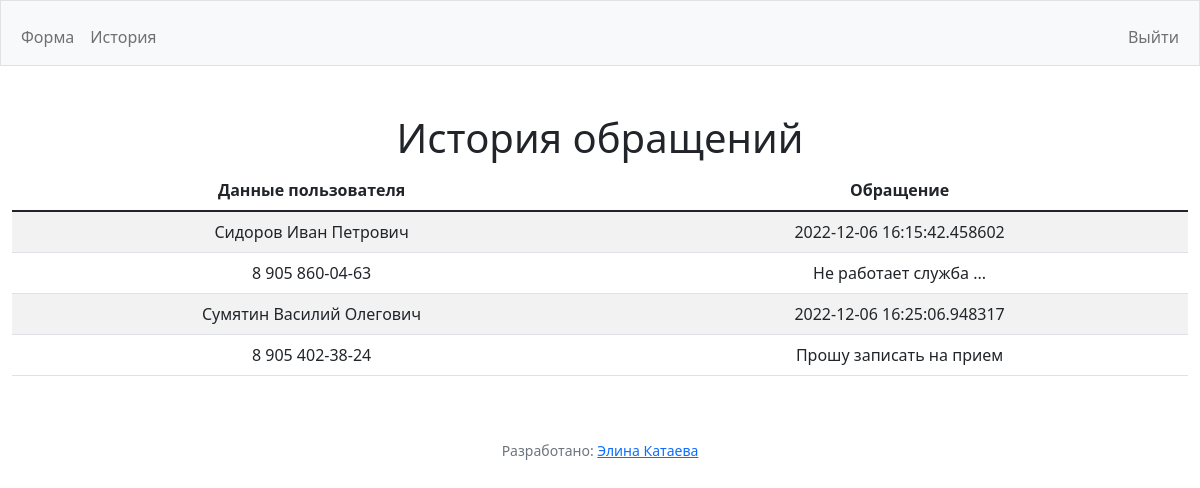
Screenshot of /history (signed in) with the database file from the repository.
### tables this page shows
CREATE TABLE 'apps' (user_id INTEGER NOT NULL, app TEXT NOT NULL, 'datetime'  DATETIME NOT NULL  , 'complete' BOOLEAN,'name' TEXT NOT NULL  , 'lastname'  TEXT NOT NULL  , 'patronymic'  TEXT NOT NULL  , 'phonenumber'  NUMERIC NOT NULL  );

### app.py (the view)
@app.route("/history")
@login_required
def history():
    sql = "SELECT * FROM apps WHERE user_id = ?"
    id = session["user_id"]
    conn = create_connection()
    with conn:
        rows = db_querry(conn, sql, id)
        print(rows)
        return render_template("history.html", rows=rows)

### helpers.py (called while the page is built)
def create_connection():
    conn=None
    try:
        conn = sqlite3.connect('application.db')
    except Error as e:
        return apology("Db connection failed", e)
    return conn

def db_querry(conn, sql, data):
    cur = conn.cursor()
    cur.execute(sql, (data,))
    rows = cur.fetchall()
    return rows

def login_required(f):
    @wraps(f)
    def decorated_function(*args, **kwargs):
        if session.get("user_id") is None:
            return redirect("/login")
        return f(*args, **kwargs)
    return decorated_function

### templates/history.html (shortened to what this page needs)
{% extends "layout.html" %}
{% block main %}
    <table class="table table-striped">
        <h1>История обращений</h1>
        <thead>
            <tr>
                <th cass="text-center">Данные пользователя</th>
                <th class="text-center" colspan="4">Обращение</th>
            </tr>
        </thead>
        <tbody>
            {% for row in rows %}
                <tr>
                    <td class="text-center">{{ row[5] }} {{ row[4] }} {{ row[6] }}</td>
                    <td class="text-center">{{ row[2] }}</td>
                </tr>
                <tr>
                    <td class="text-center">{{ row[7] }}</td>
                    <td class="text-center" colspan="4">{{ row[1] }}</td>
                </tr>
            {% endfor %}
        </tbody>
    </table>
{% endblock %}

### templates/layout.html (shortened to what this page needs)
<!DOCTYPE html>
<html lang="en">
    <head>
        <link href="https://cdn.jsdelivr.net/npm/bootstrap@5.1.3/dist/css/bootstrap.min.css" rel="stylesheet">
        <link href="/static/styles.css" rel="stylesheet">
    </head>
    <body>
        <nav class="bg-light border navbar navbar-expand-md navbar-light">
            <div class="container-fluid">
                <div class="collapse navbar-collapse" id="navbar">
                    {% if session["user_id"] %}
                        <ul class="navbar-nav me-auto mt-2">
                            <li class="nav-item"><a class="nav-link" href="/">Форма</a></li>
                            <li class="nav-item"><a class="nav-link" href="/history">История</a></li>
                        </ul>
                        <ul class="navbar-nav ms-auto mt-2">
                            <li class="nav-item"><a class="nav-link" href="/logout">Выйти</a></li>
                        </ul>
                    {% else %}
                        <ul class="navbar-nav ms-auto mt-2">
                            <li class="nav-item"><a class="nav-link" href="/register">Регистрация</a></li>
                            <li class="nav-item"><a class="nav-link" href="/login">Войти</a></li>
                        </ul>
                    {% endif %}
                </div>
            </div>
        </nav>
        <main class="container-fluid py-5 text-center">
            {% block main %}{% endblock %}
        </main>
        <footer class="mb-5 small text-center text-muted">
            Разработано: <a href="https://t.me/ekataeva">Элина Катаева</a>
        </footer>
    </body>
</html>

### rows the page displays
apps: lastname "Сидоров", name "Иван", patronymic "Петрович", datetime "2022-12-06 16:15:42.458602", phonenumber "8 905 860-04-63", app "Не работает служба ..."
apps: lastname "Сумятин", name "Василий", patronymic "Олегович", datetime "2022-12-06 16:25:06.948317", phonenumber "8 905 402-38-24", app "Прошу записать на прием"
